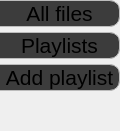
                 <widget class="QWidget" name="widget_left_buttons" native="true">
                  <property name="sizePolicy">
                   <sizepolicy hsizetype="Fixed" vsizetype="Expanding">
                    <horstretch>0</horstretch>
                    <verstretch>0</verstretch>
                   </sizepolicy>
                  </property>
                  <property name="minimumSize">
                   <size>
                    <width>120</width>
                    <height>0</height>
                   </size>
                  </property>
                  <property name="maximumSize">
                   <size>
                    <width>120</width>
                    <height>16777215</height>
                   </size>
                  </property>
                  <property name="layoutDirection">
                   <enum>Qt::LeftToRight</enum>
                  </property>
                  <property name="styleSheet">
                   <string notr="true">QPushButton {
background-color: rgb(60, 60, 60);
border: 1px solid rgb(188, 188, 188);
border-left: 0px solid;
border-top-right-radius: 10%;
border-bottom-right-radius: 10%;
font-size: 16pt;
}
QPushButton:hover{
background-color: rgb(188, 188, 188);
color: rgb(0, 0, 0);
}
</string>
                  </property>
                  <layout class="QVBoxLayout" name="widget_left_buttons_verticalLayout">
                   <property name="spacing">
                    <number>5</number>
                   </property>
                   <property name="leftMargin">
                    <number>0</number>
                   </property>
                   <property name="topMargin">
                    <number>0</number>
                   </property>
                   <property name="rightMargin">
                    <number>0</number>
                   </property>
                   <property name="bottomMargin">
                    <number>0</number>
                   </property>
                   <item>
                    <widget class="QPushButton" name="button_all_audio">
                     <property name="sizePolicy">
                      <sizepolicy hsizetype="Expanding" vsizetype="Fixed">
                       <horstretch>0</horstretch>
                       <verstretch>0</verstretch>
                      </sizepolicy>
                     </property>
                     <property name="styleSheet">
                      <string notr="true"/>
                     </property>
                     <property name="text">
                      <string>All files</string>
                     </property>
                     <property name="checkable">
                      <bool>false</bool>
                     </property>
                     <property name="autoExclusive">
                      <bool>false</bool>
                     </property>
                     <property name="autoDefault">
                      <bool>false</bool>
                     </property>
                    </widget>
                   </item>
                   <item>
                    <widget class="QPushButton" name="button_playlists">
                     <property name="sizePolicy">
                      <sizepolicy hsizetype="Expanding" vsizetype="Fixed">
                       <horstretch>0</horstretch>
                       <verstretch>0</verstretch>
                      </sizepolicy>
                     </property>
                     <property name="styleSheet">
                      <string notr="true"/>
                     </property>
                     <property name="text">
                      <string>Playlists</string>
                     </property>
                    </widget>
                   </item>
                   <item>
                    <widget class="QPushButton" name="button_add_playlist">
                     <property name="enabled">
                      <bool>true</bool>
                     </property>
                     <property name="styleSheet">
                      <string notr="true"/>
                     </property>
                     <property name="text">
                      <string>Add playlist</string>
                     </property>
                    </widget>
                   </item>
                   <item>
                    <spacer name="verticalSpacer">
                     <property name="orientation">
                      <enum>Qt::Vertical</enum>
                     </property>
                     <property name="sizeHint" stdset="0">
                      <size>
                       <width>20</width>
                       <height>40</height>
                      </size>
                     </property>
                    </spacer>
                   </item>
                  </layout>
                 </widget>
